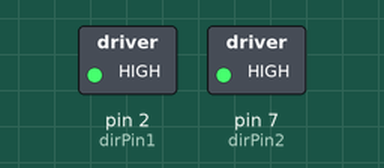
Bench run of a sketch on a simulated Arduino Uno, built with avr-gcc and run on an emulated ATmega328P. Parts: switched loads named in the sketch (green lamp = pin HIGH). Pins used as bus, display or sensor lines are not drawn.

Above: at 1.0 s.
At 3.1 s:
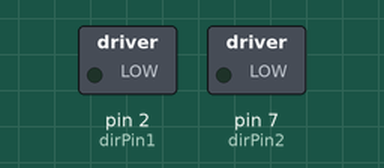
Timing chart, 0 to 5.5 s (numbered marks = the images above):
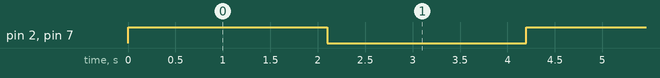

Measured:
- by itself, pin 2 (dirPin1), pin 7 (dirPin2): alternates HIGH for 2.1 s and LOW for 2.1 s

The sketch:

StepperMotor.ino
```cpp
int dirPin1 = 2;
int stepperPin1 = 3; //pwm
int dirPin2 = 7;
int stepperPin2 = 6; //pwm
void setup() {
  pinMode(dirPin1, OUTPUT);
  pinMode(stepperPin1, OUTPUT);
  pinMode(dirPin2, OUTPUT);
  pinMode(stepperPin2, OUTPUT);
}

void step(boolean dir,int steps){
  digitalWrite(dirPin1,dir);
  digitalWrite(dirPin2,dir);
  delay(100);
  for(int i=0;i<steps;i++){
    digitalWrite(stepperPin1, HIGH);
    digitalWrite(stepperPin2, HIGH);
    delayMicroseconds(70);
    digitalWrite(stepperPin1, LOW);
    digitalWrite(stepperPin2, LOW);
    delayMicroseconds(70);
  }
}

void pwm(boolean dir){
  digitalWrite(dirPin1,dir);
  digitalWrite(dirPin2,dir);
  delay(100);
  analogWrite(stepperPin1, 128);
  analogWrite(stepperPin2, 128);
}

void loop(){

#if 0
  step(true,1600);
  delay(500);
  step(false,1600);
  delay(500);
#else
  pwm(true);
  delay(2000);
  pwm(false);
  delay(2000);
#endif

}
```
